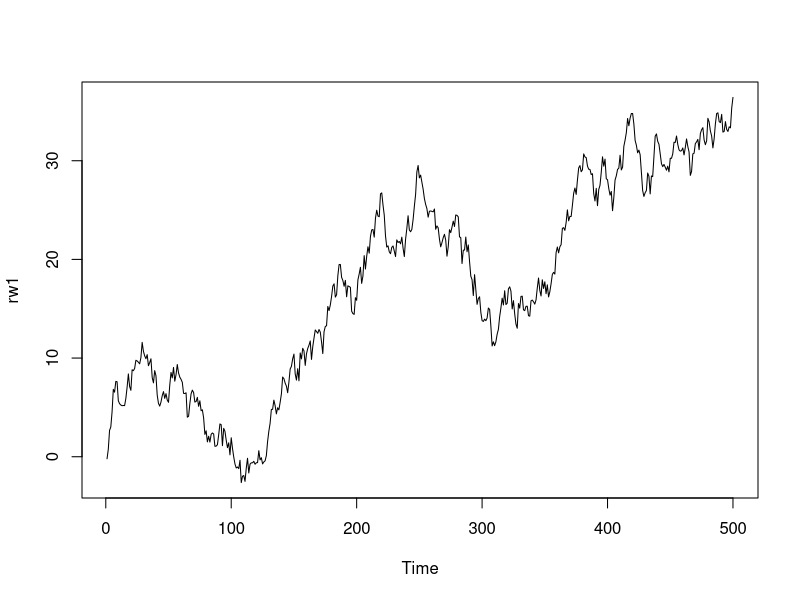
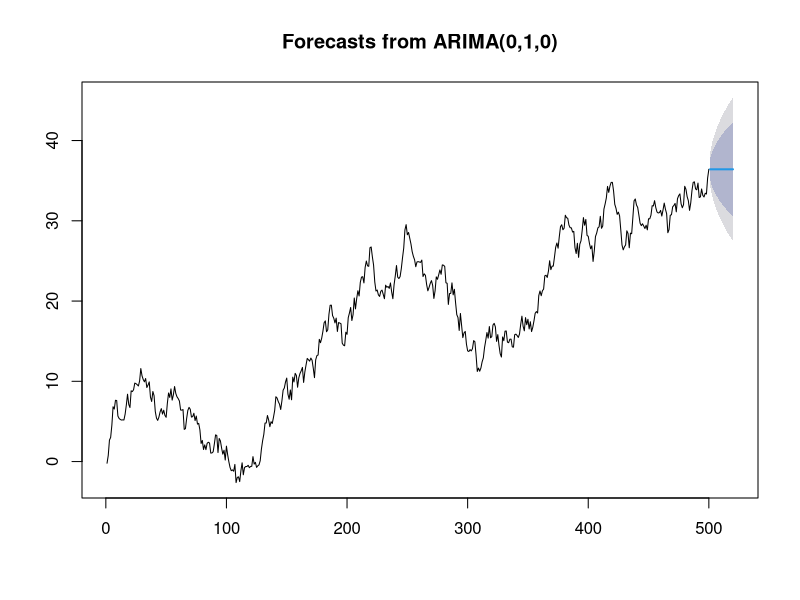
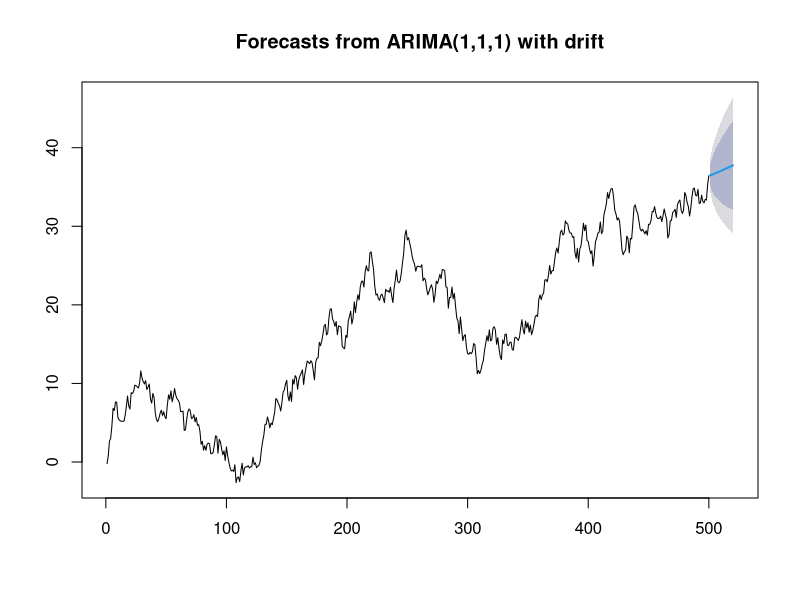

Recreate these plots in R, in order. (Note: this script raises an error after producing the figures.)
library(forecast)

# Random walk
rw1 <- cumsum(rnorm(n=500))
ts.plot(rw1)
m1 <- arima(rw1, order=c(0,1,0))
summary(m1)
f1 <- forecast(m1, h=20)
plot(f1)

m1 <- auto.arima(rw1)
summary(m1)
f1 <- forecast(m1, h=20)
plot(f1)

adf.test(rw1)
adf.test(na.omit(rw1-lag(rw1)))



# Random walk with drift
rw2 <- cumsum(rnorm(n=500) + 0.1)
ts.plot(rw2)

m2 <- auto.arima(rw2)
summary(m2)
f2 <- forecast(m2, h=20)
plot(f2)

adf.test(rw1)
adf.test(na.omit(rw1-lag(rw1)))
